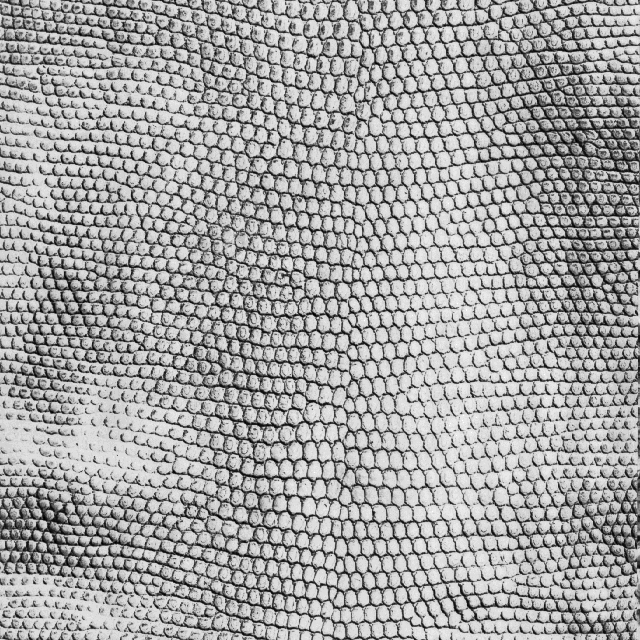
%> input picture lezio8(la7)/Brodatz/D3.gif, 640 x 640 px, given in place of D1.gif, which was not available
$ octave Esercitazione7.m   (GNU Octave 9; MATLAB toolbox functions it lacks are replaced by stand-ins)
%> lines starting %> are read from the running program, lines starting %| are printed output that depends on the picture; pictures that were not available may be replaced by others from this repository, and a replacement may not be noted
### lezio8(la7)/extract_random_subregion.m
function img2= extract_random_subregion(img, x2, y2)

img2 = zeros(x2,y2);


[x1,y1] = size(img);

x_max = x1-x2+1;
y_max = y1-y2+1;

sx = floor(rand(1)*x_max)+1;
sy = floor(rand(1)*y_max)+1;

[sx,sy]
img2 = img(sx:sx+x2-1,sy:sy+y2-1);

r = rand(1);

if r>0.6;
    img2 = imrotate(img2,180);
end


if r>0.3 & r<=0.6;
    img2 = imrotate(img2,90);
end

img2 = uint8(img2);

### lezio8(la7)/Esercitazione7.m
%% Creo il dataset
clear all
close all
clc
name_vec = {'D1.gif','D3.gif','D4.gif','D18.gif','D23.gif','D28.gif','D36.gif','D52.gif','D66.gif','D87.gif'};
n_img = length(name_vec);

img = imread(['Brodatz/',name_vec{1}]);
%> img is the input picture: size 640x640 uint8; min 0, max 255, mean 163.7


labels_training = zeros(30*n_img,1);
training = zeros(30*n_img,128,128);
c=1;
for i=1:n_img;
    img = imread(['Brodatz/',name_vec{i}]);
    for j=1:30
            training(c,:,:)= extract_random_subregion(img, 128, 128); %prendo una regione casuale
            labels_training(c) = i;
        c=c+1;
    end
%> this loop made 30 passes
%> pass 1, in extract_random_subregion, `img2 = img(sx:sx+x2-1,sy:sy+y2-1);`:
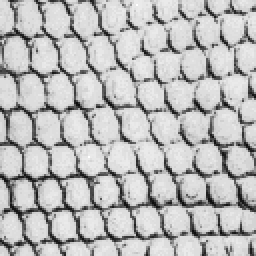
%> img2: size 128x128 uint8 (shown 2 times larger); min 12, max 255, mean 186.1
%> pass 1, in extract_random_subregion, `img2 = imrotate(img2,90);`:
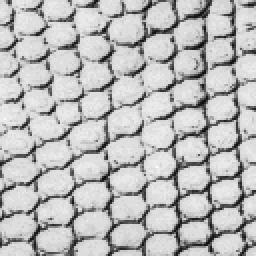
%> img2: size 128x128 uint8 (shown 2 times larger); min 12, max 255, mean 186.1; mean of the top-left, top-right, bottom-left and bottom-right quarters 193.4, 182.7, 187.1, 181.1
%> pass 2, in extract_random_subregion (call 2), `img2 = img(sx:sx+x2-1,sy:sy+y2-1);`:
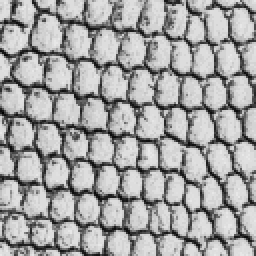
%> img2: size 128x128 uint8 (shown 2 times larger); min 0, max 234, mean 163.6
%> pass 2, in extract_random_subregion (call 2), `img2 = imrotate(img2,90);`:
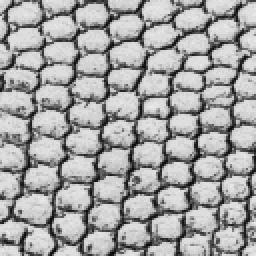
%> img2: size 128x128 uint8 (shown 2 times larger); min 0, max 234, mean 163.6; mean of the top-left, top-right, bottom-left and bottom-right quarters 166.8, 167.4, 162.1, 158.2
%> after the loop, c = 31; labels_training = 300 values, max 1 at index 1, min 0 at index 31, mean 0.1
%> pass 3 of the loop `for i=1:n_img;`:
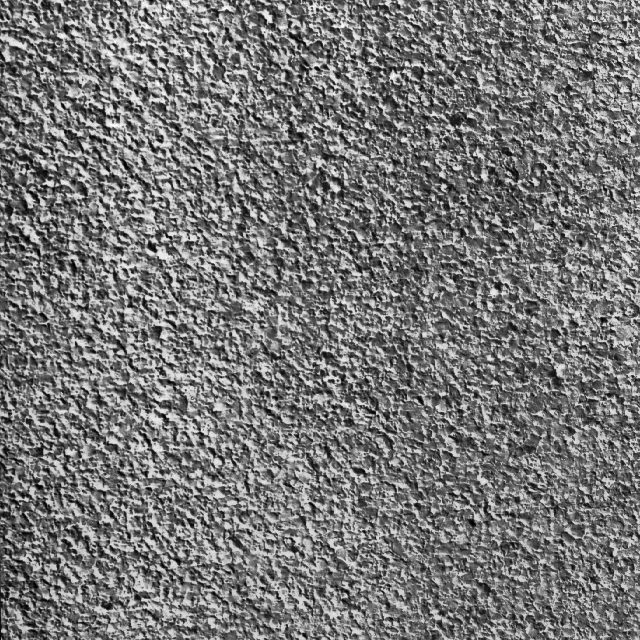
%> input picture lezio8(la7)/Brodatz/D4.gif, 640 x 640 px
%> img is the input picture: size 640x640 uint8; min 0, max 255, mean 118.7
%> the loop `for j=1:30` made 30 passes
%> pass 1, in extract_random_subregion (call 61), `img2 = imrotate(img2,180);`:
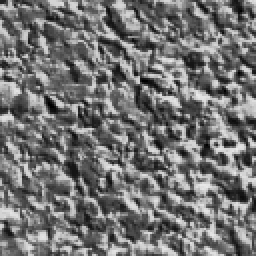
%> img2: size 128x128 uint8 (shown 2 times larger); min 0, max 234, mean 114.3; mean of the top-left, top-right, bottom-left and bottom-right quarters 112.3, 113.8, 112.8, 118.5
%> pass 2, in extract_random_subregion (call 62), `img2 = imrotate(img2,180);`:
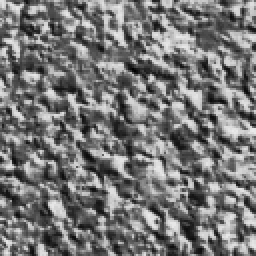
%> img2: size 128x128 uint8 (shown 2 times larger); min 0, max 234, mean 118.3; mean of the top-left, top-right, bottom-left and bottom-right quarters 117.4, 124, 109.7, 122.2
%> after the loop `for j=1:30`: labels_training = 300 values, max 3 at index 61, min 0 at index 91, mean 0.6
%> (the run ends here)
